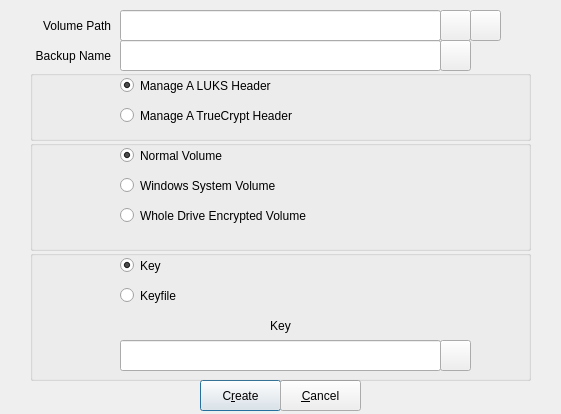
<?xml version="1.0" encoding="UTF-8"?>
<ui version="4.0">
 <class>managevolumeheader</class>
 <widget class="QDialog" name="managevolumeheader">
  <property name="windowModality">
   <enum>Qt::ApplicationModal</enum>
  </property>
  <property name="geometry">
   <rect>
    <x>0</x>
    <y>0</y>
    <width>561</width>
    <height>414</height>
   </rect>
  </property>
  <property name="windowTitle">
   <string>Backup Volume Header</string>
  </property>
  <widget class="QLineEdit" name="lineEditBackUpName">
   <property name="geometry">
    <rect>
     <x>120</x>
     <y>40</y>
     <width>321</width>
     <height>31</height>
    </rect>
   </property>
  </widget>
  <widget class="QLabel" name="labelBackUpHeader">
   <property name="geometry">
    <rect>
     <x>10</x>
     <y>40</y>
     <width>101</width>
     <height>31</height>
    </rect>
   </property>
   <property name="text">
    <string>Backup Name</string>
   </property>
   <property name="alignment">
    <set>Qt::AlignRight|Qt::AlignTrailing|Qt::AlignVCenter</set>
   </property>
   <property name="wordWrap">
    <bool>true</bool>
   </property>
  </widget>
  <widget class="QPushButton" name="pbOpenFolder">
   <property name="geometry">
    <rect>
     <x>440</x>
     <y>40</y>
     <width>31</width>
     <height>31</height>
    </rect>
   </property>
   <property name="toolTip">
    <string/>
   </property>
   <property name="text">
    <string/>
   </property>
  </widget>
  <widget class="QPushButton" name="pbCreate">
   <property name="geometry">
    <rect>
     <x>200</x>
     <y>380</y>
     <width>81</width>
     <height>31</height>
    </rect>
   </property>
   <property name="text">
    <string>C&amp;reate</string>
   </property>
   <property name="autoDefault">
    <bool>true</bool>
   </property>
   <property name="default">
    <bool>true</bool>
   </property>
  </widget>
  <widget class="QPushButton" name="pbCancel">
   <property name="geometry">
    <rect>
     <x>280</x>
     <y>380</y>
     <width>81</width>
     <height>31</height>
    </rect>
   </property>
   <property name="text">
    <string>&amp;Cancel</string>
   </property>
   <property name="autoDefault">
    <bool>true</bool>
   </property>
   <property name="default">
    <bool>false</bool>
   </property>
  </widget>
  <widget class="QLabel" name="labelDevicePath">
   <property name="geometry">
    <rect>
     <x>0</x>
     <y>10</y>
     <width>111</width>
     <height>31</height>
    </rect>
   </property>
   <property name="text">
    <string>Volume Path</string>
   </property>
   <property name="alignment">
    <set>Qt::AlignRight|Qt::AlignTrailing|Qt::AlignVCenter</set>
   </property>
   <property name="wordWrap">
    <bool>true</bool>
   </property>
  </widget>
  <widget class="QLineEdit" name="lineEditDevicePath">
   <property name="geometry">
    <rect>
     <x>120</x>
     <y>10</y>
     <width>321</width>
     <height>31</height>
    </rect>
   </property>
  </widget>
  <widget class="QPushButton" name="pushButtonFile">
   <property name="geometry">
    <rect>
     <x>440</x>
     <y>10</y>
     <width>31</width>
     <height>31</height>
    </rect>
   </property>
   <property name="text">
    <string/>
   </property>
  </widget>
  <widget class="QPushButton" name="pushButtonPartition">
   <property name="geometry">
    <rect>
     <x>470</x>
     <y>10</y>
     <width>31</width>
     <height>31</height>
    </rect>
   </property>
   <property name="text">
    <string/>
   </property>
  </widget>
  <widget class="QGroupBox" name="groupBox">
   <property name="geometry">
    <rect>
     <x>30</x>
     <y>250</y>
     <width>501</width>
     <height>131</height>
    </rect>
   </property>
   <property name="title">
    <string/>
   </property>
   <widget class="QLineEdit" name="lineEditPassWord">
    <property name="geometry">
     <rect>
      <x>90</x>
      <y>90</y>
      <width>321</width>
      <height>31</height>
     </rect>
    </property>
    <property name="echoMode">
     <enum>QLineEdit::Password</enum>
    </property>
   </widget>
   <widget class="QPushButton" name="pBKeyFile">
    <property name="geometry">
     <rect>
      <x>410</x>
      <y>90</y>
      <width>31</width>
      <height>31</height>
     </rect>
    </property>
    <property name="text">
     <string/>
    </property>
   </widget>
   <widget class="QRadioButton" name="rbKey">
    <property name="geometry">
     <rect>
      <x>90</x>
      <y>0</y>
      <width>401</width>
      <height>31</height>
     </rect>
    </property>
    <property name="text">
     <string>Key</string>
    </property>
    <property name="checked">
     <bool>true</bool>
    </property>
   </widget>
   <widget class="QRadioButton" name="rbKeyFile">
    <property name="geometry">
     <rect>
      <x>90</x>
      <y>30</y>
      <width>401</width>
      <height>31</height>
     </rect>
    </property>
    <property name="text">
     <string>Keyfile</string>
    </property>
   </widget>
   <widget class="QLabel" name="label">
    <property name="geometry">
     <rect>
      <x>10</x>
      <y>60</y>
      <width>481</width>
      <height>31</height>
     </rect>
    </property>
    <property name="text">
     <string>Key</string>
    </property>
    <property name="alignment">
     <set>Qt::AlignCenter</set>
    </property>
    <property name="wordWrap">
     <bool>true</bool>
    </property>
   </widget>
  </widget>
  <widget class="QGroupBox" name="groupBox_2">
   <property name="geometry">
    <rect>
     <x>30</x>
     <y>140</y>
     <width>501</width>
     <height>111</height>
    </rect>
   </property>
   <property name="title">
    <string/>
   </property>
   <widget class="QRadioButton" name="rbNormalTrueCrypt">
    <property name="geometry">
     <rect>
      <x>90</x>
      <y>0</y>
      <width>401</width>
      <height>31</height>
     </rect>
    </property>
    <property name="text">
     <string>Normal Volume</string>
    </property>
    <property name="checked">
     <bool>true</bool>
    </property>
   </widget>
   <widget class="QRadioButton" name="rbSystemTrueCrypt">
    <property name="geometry">
     <rect>
      <x>90</x>
      <y>30</y>
      <width>401</width>
      <height>31</height>
     </rect>
    </property>
    <property name="text">
     <string>Windows System Volume</string>
    </property>
   </widget>
   <widget class="QRadioButton" name="rbFDETrueCrypt">
    <property name="geometry">
     <rect>
      <x>90</x>
      <y>60</y>
      <width>401</width>
      <height>31</height>
     </rect>
    </property>
    <property name="text">
     <string>Whole Drive Encrypted Volume</string>
    </property>
   </widget>
  </widget>
  <widget class="QGroupBox" name="groupBox_3">
   <property name="geometry">
    <rect>
     <x>30</x>
     <y>70</y>
     <width>501</width>
     <height>71</height>
    </rect>
   </property>
   <property name="title">
    <string/>
   </property>
   <widget class="QRadioButton" name="rbLuksHeader">
    <property name="geometry">
     <rect>
      <x>90</x>
      <y>0</y>
      <width>401</width>
      <height>31</height>
     </rect>
    </property>
    <property name="text">
     <string>Manage A LUKS Header</string>
    </property>
    <property name="checked">
     <bool>true</bool>
    </property>
   </widget>
   <widget class="QRadioButton" name="rbTrueCryptHeader">
    <property name="geometry">
     <rect>
      <x>90</x>
      <y>30</y>
      <width>401</width>
      <height>31</height>
     </rect>
    </property>
    <property name="text">
     <string>Manage A TrueCrypt Header</string>
    </property>
   </widget>
  </widget>
 </widget>
 <tabstops>
  <tabstop>lineEditDevicePath</tabstop>
  <tabstop>pushButtonFile</tabstop>
  <tabstop>pushButtonPartition</tabstop>
  <tabstop>lineEditBackUpName</tabstop>
  <tabstop>pbOpenFolder</tabstop>
  <tabstop>rbLuksHeader</tabstop>
  <tabstop>rbTrueCryptHeader</tabstop>
  <tabstop>rbNormalTrueCrypt</tabstop>
  <tabstop>rbSystemTrueCrypt</tabstop>
  <tabstop>rbFDETrueCrypt</tabstop>
  <tabstop>rbKey</tabstop>
  <tabstop>rbKeyFile</tabstop>
  <tabstop>lineEditPassWord</tabstop>
  <tabstop>pBKeyFile</tabstop>
  <tabstop>pbCreate</tabstop>
  <tabstop>pbCancel</tabstop>
 </tabstops>
 <resources/>
 <connections/>
</ui>
